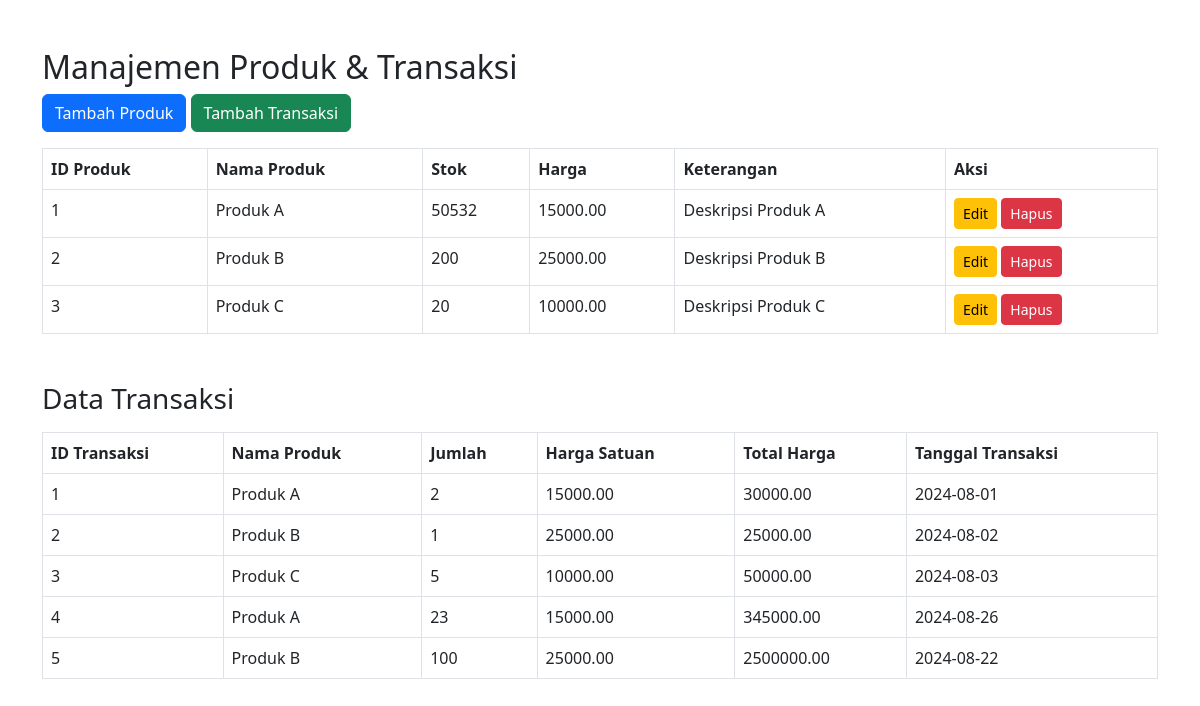
The page / on the database its author committed.
### tables this page shows
CREATE TABLE `produk` (
  `id_produk` int(11) NOT NULL,
  `nama_produk` varchar(100) NOT NULL,
  `stok_produk` int(11) NOT NULL,
  `harga_produk` decimal(10,2) NOT NULL,
  `keterangan` text
);

CREATE TABLE `transaksi` (
  `id_transaksi` int(11) NOT NULL,
  `id_produk` int(11) DEFAULT NULL,
  `jumlah` int(11) NOT NULL,
  `harga` decimal(10,2) NOT NULL,
  `total_harga` decimal(10,2) NOT NULL,
  `tanggal_transaksi` date NOT NULL
);

### index.php (the view, shortened to what this page needs)
<?php include 'koneksi.php'; ?>
<!DOCTYPE html>
<html lang="en">
<head>
    <link href="https://cdn.jsdelivr.net/npm/bootstrap@5.3.0/dist/css/bootstrap.min.css" rel="stylesheet">
</head>
<body>
<div class="container mt-5">
    <h2>Manajemen Produk & Transaksi</h2>
    <button type="button" class="btn btn-primary" data-bs-toggle="modal" data-bs-target="#addModal">
        Tambah Produk
    </button>
    <button type="button" class="btn btn-success" data-bs-toggle="modal" data-bs-target="#transaksiModal">
        Tambah Transaksi
    </button>
    <table class="table table-bordered mt-3">
        <thead>
            <tr>
                <th>ID Produk</th>
                <th>Nama Produk</th>
                <th>Stok</th>
                <th>Harga</th>
                <th>Keterangan</th>
                <th>Aksi</th>
            </tr>
        </thead>
        <tbody>
            <?php
            $sql = "SELECT * FROM produk";
            $result = $conn->query($sql);
            while ($row = $result->fetch_assoc()) {
            ?>
            <tr>
                <td><?php echo $row['id_produk']; ?></td>
                <td><?php echo $row['nama_produk']; ?></td>
                <td><?php echo $row['stok_produk']; ?></td>
                <td><?php echo $row['harga_produk']; ?></td>
                <td><?php echo $row['keterangan']; ?></td>
                <td>
                    <button class="btn btn-warning btn-sm" data-bs-toggle="modal" data-bs-target="#editModal<?php echo $row['id_produk']; ?>">Edit</button>
                    <a href="index.php?delete=<?php echo $row['id_produk']; ?>" class="btn btn-danger btn-sm" onclick="return confirm('Apakah Anda yakin ingin menghapus data ini?')">Hapus</a>
                </td>
            </tr>
            <?php } ?>
        </tbody>
    </table>
</div>
<div class="container mt-5">
    <h3>Data Transaksi</h3>
    <table class="table table-bordered mt-3">
        <thead>
            <tr>
                <th>ID Transaksi</th>
                <th>Nama Produk</th>
                <th>Jumlah</th>
                <th>Harga Satuan</th>
                <th>Total Harga</th>
                <th>Tanggal Transaksi</th>
            </tr>
        </thead>
        <tbody>
            <?php
            $sql = "SELECT t.id_transaksi, p.nama_produk, t.jumlah, t.harga, t.total_harga, t.tanggal_transaksi
                    FROM transaksi t
                    JOIN produk p ON t.id_produk = p.id_produk";
            $result = $conn->query($sql);
            while ($row = $result->fetch_assoc()) {
            ?>
            <tr>
                <td><?php echo $row['id_transaksi']; ?></td>
                <td><?php echo $row['nama_produk']; ?></td>
                <td><?php echo $row['jumlah']; ?></td>
                <td><?php echo $row['harga']; ?></td>
                <td><?php echo $row['total_harga']; ?></td>
                <td><?php echo $row['tanggal_transaksi']; ?></td>
            </tr>
            <?php } ?>
        </tbody>
    </table>
</div>
</body>
</html>

### rows shown on the page
produk: id_produk "1", nama_produk "Produk A", stok_produk "50532", harga_produk "15000.00", keterangan "Deskripsi Produk A"
produk: id_produk "2", nama_produk "Produk B", stok_produk "200", harga_produk "25000.00", keterangan "Deskripsi Produk B"
produk: id_produk "3", nama_produk "Produk C", stok_produk "20", harga_produk "10000.00", keterangan "Deskripsi Produk C"
transaksi: id_transaksi "1", id_produk.nama_produk "Produk A", jumlah "2", harga "15000.00", total_harga "30000.00", tanggal_transaksi "2024-08-01"
transaksi: id_transaksi "2", id_produk.nama_produk "Produk B", jumlah "1", harga "25000.00", total_harga "25000.00", tanggal_transaksi "2024-08-02"
transaksi: id_transaksi "3", id_produk.nama_produk "Produk C", jumlah "5", harga "10000.00", total_harga "50000.00", tanggal_transaksi "2024-08-03"
transaksi: id_transaksi "4", id_produk.nama_produk "Produk A", jumlah "23", harga "15000.00", total_harga "345000.00", tanggal_transaksi "2024-08-26"
transaksi: id_transaksi "5", id_produk.nama_produk "Produk B", jumlah "100", harga "25000.00", total_harga "2500000.00", tanggal_transaksi "2024-08-22"
